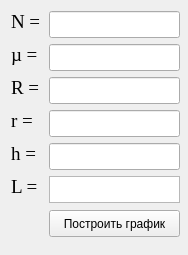
<?xml version="1.0" encoding="UTF-8"?>
<ui version="4.0">
 <class>inductance_menu</class>
 <widget class="QWidget" name="inductance_menu">
  <property name="geometry">
   <rect>
    <x>0</x>
    <y>0</y>
    <width>188</width>
    <height>255</height>
   </rect>
  </property>
  <property name="windowTitle">
   <string>Form</string>
  </property>
  <widget class="QLineEdit" name="lineEdit_r">
   <property name="geometry">
    <rect>
     <x>49</x>
     <y>110</y>
     <width>131</width>
     <height>27</height>
    </rect>
   </property>
   <property name="font">
    <font>
     <family>Times New Roman</family>
     <pointsize>14</pointsize>
    </font>
   </property>
  </widget>
  <widget class="QLabel" name="label_h">
   <property name="geometry">
    <rect>
     <x>11</x>
     <y>143</y>
     <width>32</width>
     <height>21</height>
    </rect>
   </property>
   <property name="font">
    <font>
     <family>Times New Roman</family>
     <pointsize>14</pointsize>
    </font>
   </property>
   <property name="text">
    <string>h = </string>
   </property>
  </widget>
  <widget class="QLineEdit" name="lineEdit_h">
   <property name="geometry">
    <rect>
     <x>49</x>
     <y>143</y>
     <width>131</width>
     <height>27</height>
    </rect>
   </property>
   <property name="font">
    <font>
     <family>Times New Roman</family>
     <pointsize>14</pointsize>
    </font>
   </property>
  </widget>
  <widget class="QLabel" name="label_L">
   <property name="geometry">
    <rect>
     <x>11</x>
     <y>176</y>
     <width>32</width>
     <height>21</height>
    </rect>
   </property>
   <property name="font">
    <font>
     <family>Times New Roman</family>
     <pointsize>14</pointsize>
    </font>
   </property>
   <property name="text">
    <string>L = </string>
   </property>
  </widget>
  <widget class="QTextEdit" name="textEdit_L">
   <property name="geometry">
    <rect>
     <x>49</x>
     <y>176</y>
     <width>131</width>
     <height>27</height>
    </rect>
   </property>
   <property name="readOnly">
    <bool>true</bool>
   </property>
  </widget>
  <widget class="QLabel" name="label_nu">
   <property name="geometry">
    <rect>
     <x>11</x>
     <y>44</y>
     <width>32</width>
     <height>21</height>
    </rect>
   </property>
   <property name="font">
    <font>
     <family>Times New Roman</family>
     <pointsize>14</pointsize>
    </font>
   </property>
   <property name="text">
    <string>µ = </string>
   </property>
  </widget>
  <widget class="QLineEdit" name="lineEdit_nu">
   <property name="geometry">
    <rect>
     <x>49</x>
     <y>44</y>
     <width>131</width>
     <height>27</height>
    </rect>
   </property>
   <property name="font">
    <font>
     <family>Times New Roman</family>
     <pointsize>14</pointsize>
    </font>
   </property>
  </widget>
  <widget class="QLabel" name="label_R">
   <property name="geometry">
    <rect>
     <x>11</x>
     <y>77</y>
     <width>32</width>
     <height>21</height>
    </rect>
   </property>
   <property name="font">
    <font>
     <family>Times New Roman</family>
     <pointsize>14</pointsize>
    </font>
   </property>
   <property name="text">
    <string>R =</string>
   </property>
  </widget>
  <widget class="QLineEdit" name="lineEdit_R">
   <property name="geometry">
    <rect>
     <x>49</x>
     <y>77</y>
     <width>131</width>
     <height>27</height>
    </rect>
   </property>
   <property name="font">
    <font>
     <family>Times New Roman</family>
     <pointsize>14</pointsize>
    </font>
   </property>
  </widget>
  <widget class="QLabel" name="label_r">
   <property name="geometry">
    <rect>
     <x>11</x>
     <y>110</y>
     <width>32</width>
     <height>21</height>
    </rect>
   </property>
   <property name="font">
    <font>
     <family>Times New Roman</family>
     <pointsize>14</pointsize>
    </font>
   </property>
   <property name="text">
    <string>r = </string>
   </property>
  </widget>
  <widget class="QLabel" name="label_N">
   <property name="geometry">
    <rect>
     <x>11</x>
     <y>11</y>
     <width>32</width>
     <height>21</height>
    </rect>
   </property>
   <property name="font">
    <font>
     <family>Times New Roman</family>
     <pointsize>14</pointsize>
    </font>
   </property>
   <property name="text">
    <string>N =</string>
   </property>
  </widget>
  <widget class="QLineEdit" name="lineEdit_N">
   <property name="geometry">
    <rect>
     <x>49</x>
     <y>11</y>
     <width>131</width>
     <height>27</height>
    </rect>
   </property>
   <property name="font">
    <font>
     <family>Times New Roman</family>
     <pointsize>14</pointsize>
    </font>
   </property>
  </widget>
  <widget class="QPushButton" name="calculation_inductance">
   <property name="geometry">
    <rect>
     <x>49</x>
     <y>210</y>
     <width>131</width>
     <height>27</height>
    </rect>
   </property>
   <property name="text">
    <string>Построить график</string>
   </property>
  </widget>
 </widget>
 <resources/>
 <connections/>
</ui>
